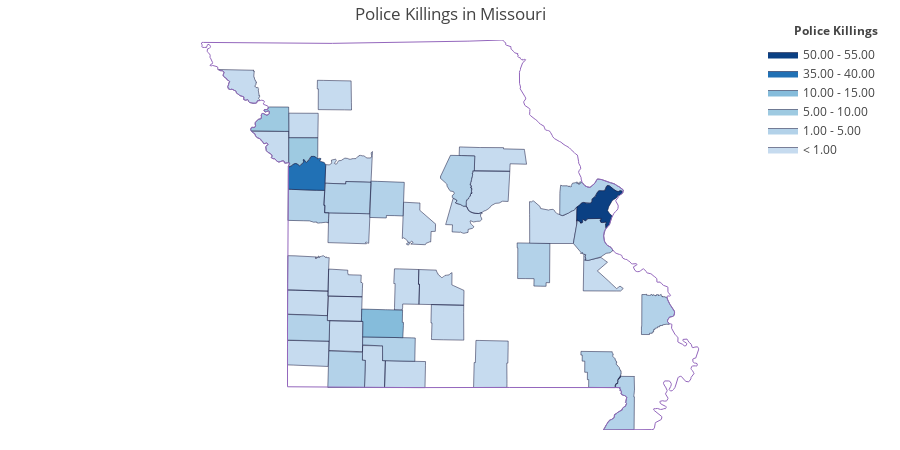

Notebook code cell kept with this figure:
### Code cell
values = mo_fips_df['Police Killings'].astype(float)
values2 = mo_fips_df['Poverty Rate'].astype(float)
fips = mo_fips_df['FIPS'].astype(float)
endpts = [1, 5, 10, 15, 20, 25, 30, 35, 40, 45, 50, 55]
#list(np.mgrid[min(values):max(values):4j])
colorscale=["#c6dbef","#b3d2e9","#9ecae1","#85bcdb","#6baed6","#57a0ce","#4292c6","#3082be","#2171b5","#1361a9","#08519c","#0b4083","#08306b"]
#"#f7fbff","#ebf3fb","#deebf7","#d2e3f3",
#colorscale = ["#030512","#1d1d3b","#323268","#3d4b94","#3e6ab0",
#              "#4989bc","#60a7c7","#85c5d3","#b7e0e4","#eafcfd"]
fig = ff.create_choropleth(
    fips=fips, values=values, scope=['Missouri'], show_state_data=True,
    colorscale=colorscale, binning_endpoints=endpts, round_legend_values=True,
    #plot_bgcolor='rgb(229,229,229)',
    #paper_bgcolor='rgb(229,229,229)',
    #text=round(mo_fips_df['Poverty Rate'],1), # hover text
    legend_title='Police Killings',
    #county_outline={'color': 'rgb(255,255,255)', 'width': 0.5},
    exponent_format=True,
    title='Police Killings in Missouri',
    simplify_county=0, simplify_state=0,
    county_outline={'color': 'rgb(15, 15, 55)', 'width': 0.5},
    state_outline={'width': 1},
)
fig.layout.template = None
    
fig.show()

### Figure 1 — Plotly figure (JSON) as saved in the notebook; plotly's stock layout.template omitted (floating-point values rounded to 4 significant figures; data arrays with more than 128 entries replaced by an {"elided": "..."} marker saying what was removed)
{"data": [{"fill": "toself", "fillcolor": "#c6dbef", "hoverinfo": "none", "line": {"color": "rgb(15, 15, 55)", "width": 0.5}, "mode": "lines", "name": "< 1.00", "type": "scatter", "x": {"elided": "3943 float values"}, "y": {"elided": "3943 float values"}}, {"fill": "toself", "fillcolor": "#b3d2e9", "hoverinfo": "none", "line": {"color": "rgb(15, 15, 55)", "width": 0.5}, "mode": "lines", "name": "1.00 - 5.00", "type": "scatter", "x": {"elided": "3642 float values"}, "y": {"elided": "3642 float values"}}, {"fill": "toself", "fillcolor": "#9ecae1", "hoverinfo": "none", "line": {"color": "rgb(15, 15, 55)", "width": 0.5}, "mode": "lines", "name": "5.00 - 10.00", "type": "scatter", "x": {"elided": "408 float values"}, "y": {"elided": "408 float values"}}, {"fill": "toself", "fillcolor": "#85bcdb", "hoverinfo": "none", "line": {"color": "rgb(15, 15, 55)", "width": 0.5}, "mode": "lines", "name": "10.00 - 15.00", "type": "scatter", "x": {"elided": "140 float values"}, "y": {"elided": "140 float values"}}, {"fill": "toself", "fillcolor": "#6baed6", "hoverinfo": "none", "line": {"color": "rgb(15, 15, 55)", "width": 0.5}, "mode": "lines", "name": "15.00 - 20.00", "type": "scatter", "x": [], "y": []}, {"fill": "toself", "fillcolor": "#57a0ce", "hoverinfo": "none", "line": {"color": "rgb(15, 15, 55)", "width": 0.5}, "mode": "lines", "name": "20.00 - 25.00", "type": "scatter", "x": [], "y": []}, {"fill": "toself", "fillcolor": "#4292c6", "hoverinfo": "none", "line": {"color": "rgb(15, 15, 55)", "width": 0.5}, "mode": "lines", "name": "25.00 - 30.00", "type": "scatter", "x": [], "y": []}, {"fill": "toself", "fillcolor": "#3082be", "hoverinfo": "none", "line": {"color": "rgb(15, 15, 55)", "width": 0.5}, "mode": "lines", "name": "30.00 - 35.00", "type": "scatter", "x": [], "y": []}, {"fill": "toself", "fillcolor": "#2171b5", "hoverinfo": "none", "line": {"color": "rgb(15, 15, 55)", "width": 0.5}, "mode": "lines", "name": "35.00 - 40.00", "type": "scatter", "x": {"elided": "299 float values"}, "y": {"elided": "299 float values"}}, {"fill": "toself", "fillcolor": "#1361a9", "hoverinfo": "none", "line": {"color": "rgb(15, 15, 55)", "width": 0.5}, "mode": "lines", "name": "40.00 - 45.00", "type": "scatter", "x": [], "y": []}, {"fill": "toself", "fillcolor": "#08519c", "hoverinfo": "none", "line": {"color": "rgb(15, 15, 55)", "width": 0.5}, "mode": "lines", "name": "45.00 - 50.00", "type": "scatter", "x": [], "y": []}, {"fill": "toself", "fillcolor": "#0b4083", "hoverinfo": "none", "line": {"color": "rgb(15, 15, 55)", "width": 0.5}, "mode": "lines", "name": "50.00 - 55.00", "type": "scatter", "x": {"elided": "450 float values"}, "y": {"elided": "450 float values"}}, {"fill": "toself", "fillcolor": "#08306b", "hoverinfo": "none", "line": {"color": "rgb(15, 15, 55)", "width": 0.5}, "mode": "lines", "name": "> 55.00", "type": "scatter", "x": [], "y": []}, {"hoverinfo": "text", "legendgroup": "centroids", "marker": {"color": "white", "opacity": 0}, "mode": "markers", "name": "US Counties", "selected": {"marker": {"color": "white", "opacity": 1, "size": 3}}, "showlegend": false, "text": ["County: Audrain<br>State: Missouri<br>FIPS: 29007<br>Value: 1.0", "County: Barry<br>State: Missouri<br>FIPS: 29009<br>Value: 3.0", "County: Barton<br>State: Missouri<br>FIPS: 29011<br>Value: 1.0", "County: Boone<br>State: Missouri<br>FIPS: 29019<br>Value: 3.0", "County: Buchanan<br>State: Missouri<br>FIPS: 29021<br>Value: 6.0", "County: Butler<br>State: Missouri<br>FIPS: 29023<br>Value: 3.0", "County: Callaway<br>State: Missouri<br>FIPS: 29027<br>Value: 1.0", "County: Cape Girardeau<br>State: Missouri<br>FIPS: 29031<br>Value: 2.0", "County: Cass<br>State: Missouri<br>FIPS: 29037<br>Value: 3.0", "County: Cedar<br>State: Missouri<br>FIPS: 29039<br>Value: 1.0", "County: Christian<br>State: Missouri<br>FIPS: 29043<br>Value: 2.0", "County: Clay<br>State: Missouri<br>FIPS: 29047<br>Value: 10.0", "County: Clinton<br>State: Missouri<br>FIPS: 29049<br>Value: 1.0", "County: Cole<br>State: Missouri<br>FIPS: 29051<br>Value: 1.0", "County: Crawford<br>State: Missouri<br>FIPS: 29055<br>Value: 2.0", "County: Dade<br>State: Missouri<br>FIPS: 29057<br>Value: 1.0", "County: Dallas<br>State: Missouri<br>FIPS: 29059<br>Value: 1.0", "County: Daviess<br>State: Missouri<br>FIPS: 29061<br>Value: 1.0", "County: Dunklin<br>State: Missouri<br>FIPS: 29069<br>Value: 2.0", "County: Franklin<br>State: Missouri<br>FIPS: 29071<br>Value: 1.0", "County: Greene<br>State: Missouri<br>FIPS: 29077<br>Value: 15.0", "County: Henry<br>State: Missouri<br>FIPS: 29083<br>Value: 1.0", "County: Holt<br>State: Missouri<br>FIPS: 29087<br>Value: 1.0", "County: Howell<br>State: Missouri<br>FIPS: 29091<br>Value: 1.0", "County: Jackson<br>State: Missouri<br>FIPS: 29095<br>Value: 39.0", "County: Jasper<br>State: Missouri<br>FIPS: 29097<br>Value: 2.0", "County: Jefferson<br>State: Missouri<br>FIPS: 29099<br>Value: 2.0", "County: Johnson<br>State: Missouri<br>FIPS: 29101<br>Value: 3.0", "County: Laclede<br>State: Missouri<br>FIPS: 29105<br>Value: 1.0", "County: Lafayette<br>State: Missouri<br>FIPS: 29107<br>Value: 1.0", "County: Lawrence<br>State: Missouri<br>FIPS: 29109<br>Value: 1.0", "County: Morgan<br>State: Missouri<br>FIPS: 29141<br>Value: 1.0", "County: Newton<br>State: Missouri<br>FIPS: 29145<br>Value: 1.0", "County: Pettis<br>State: Missouri<br>FIPS: 29159<br>Value: 2.0", "County: Platte<br>State: Missouri<br>FIPS: 29165<br>Value: 1.0", "County: St. Charles<br>State: Missouri<br>FIPS: 29183<br>Value: 3.0", "County: St. Francois<br>State: Missouri<br>FIPS: 29187<br>Value: 1.0", "County: St. Louis<br>State: Missouri<br>FIPS: 29189<br>Value: 53.0", "County: Stone<br>State: Missouri<br>FIPS: 29209<br>Value: 1.0", "County: Taney<br>State: Missouri<br>FIPS: 29213<br>Value: 1.0", "County: Vernon<br>State: Missouri<br>FIPS: 29217<br>Value: 1.0", "County: Wright<br>State: Missouri<br>FIPS: 29229<br>Value: 1.0"], "type": "scatter", "unselected": {"marker": {"opacity": 0}}, "x": [-91.84, -93.83, -94.35, -92.31, -94.81, -90.41, -91.93, -89.68, -94.35, -93.86, -93.19, -94.42, -94.4, -92.28, -91.3, -93.85, -93.02, -93.99, -90.09, -91.08, -93.34, -93.79, -95.22, -91.89, -94.35, -94.34, -90.54, -93.81, -92.59, -93.79, -93.83, -92.89, -94.34, -93.29, -94.77, -90.67, -90.47, -90.44, -93.46, -93.04, -94.34, -92.47], "y": [39.22, 36.71, 37.5, 38.99, 39.66, 36.72, 38.84, 37.38, 38.65, 37.72, 36.97, 39.31, 39.6, 38.51, 37.98, 37.43, 37.68, 39.96, 36.27, 38.41, 37.26, 38.39, 40.09, 36.77, 39.01, 37.2, 38.26, 38.74, 37.66, 39.07, 37.11, 38.42, 36.91, 38.73, 39.38, 38.78, 37.81, 38.64, 36.75, 36.65, 37.85, 37.27]}, {"hoverinfo": "text", "legendgroup": "States", "line": {"width": 1}, "mode": "lines", "showlegend": false, "type": "scatter", "x": {"elided": "3024 float values"}, "y": {"elided": "3024 float values"}}], "layout": {"annotations": [{"showarrow": false, "text": "<b>Police Killings</b>", "x": 1, "xanchor": "right", "xref": "paper", "y": 1.05, "yref": "paper"}], "dragmode": "select", "height": 450, "hovermode": "closest", "legend": {"traceorder": "reversed", "x": 1, "xanchor": "right", "y": 1, "yanchor": "top"}, "margin": {"b": 20, "l": 20, "r": 20, "t": 40}, "title": {"text": "Police Killings in Missouri"}, "width": 900, "xaxis": {"autorange": false, "fixedrange": true, "range": [-98.21, -86.66], "showgrid": false, "showticklabels": false, "zeroline": false}, "yaxis": {"autorange": false, "fixedrange": true, "range": [36.0, 40.61], "showgrid": false, "showticklabels": false, "zeroline": false}}}
